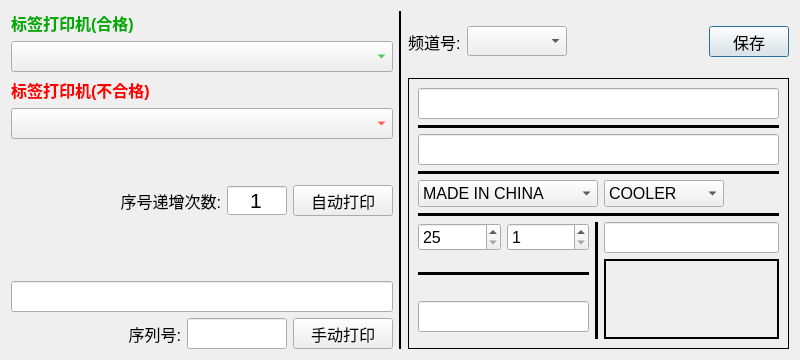
<?xml version="1.0" encoding="UTF-8"?>
<ui version="4.0">
 <class>MForm_PrintSetting</class>
 <widget class="QDialog" name="MForm_PrintSetting">
  <property name="geometry">
   <rect>
    <x>0</x>
    <y>0</y>
    <width>800</width>
    <height>345</height>
   </rect>
  </property>
  <property name="maximumSize">
   <size>
    <width>800</width>
    <height>350</height>
   </size>
  </property>
  <property name="windowTitle">
   <string/>
  </property>
  <layout class="QGridLayout" name="gridLayout_2">
   <item row="2" column="0">
    <widget class="QLabel" name="label_5">
     <property name="font">
      <font>
       <pointsize>12</pointsize>
       <weight>75</weight>
       <bold>true</bold>
      </font>
     </property>
     <property name="styleSheet">
      <string notr="true">color: rgb(255, 0, 0);</string>
     </property>
     <property name="text">
      <string>标签打印机(不合格)</string>
     </property>
    </widget>
   </item>
   <item row="0" column="0">
    <widget class="QLabel" name="label">
     <property name="font">
      <font>
       <pointsize>12</pointsize>
       <weight>75</weight>
       <bold>true</bold>
      </font>
     </property>
     <property name="styleSheet">
      <string notr="true">color: rgb(0, 170, 0);</string>
     </property>
     <property name="text">
      <string>标签打印机(合格)</string>
     </property>
    </widget>
   </item>
   <item row="3" column="0">
    <widget class="QComboBox" name="cbt_print_drive_ng">
     <property name="sizePolicy">
      <sizepolicy hsizetype="Expanding" vsizetype="Preferred">
       <horstretch>0</horstretch>
       <verstretch>0</verstretch>
      </sizepolicy>
     </property>
     <property name="minimumSize">
      <size>
       <width>0</width>
       <height>31</height>
      </size>
     </property>
     <property name="maximumSize">
      <size>
       <width>16777215</width>
       <height>31</height>
      </size>
     </property>
     <property name="font">
      <font>
       <pointsize>12</pointsize>
      </font>
     </property>
     <property name="styleSheet">
      <string notr="true">color: rgb(255, 0, 0);</string>
     </property>
    </widget>
   </item>
   <item row="0" column="1" rowspan="9">
    <widget class="Line" name="line">
     <property name="frameShadow">
      <enum>QFrame::Plain</enum>
     </property>
     <property name="lineWidth">
      <number>2</number>
     </property>
     <property name="orientation">
      <enum>Qt::Vertical</enum>
     </property>
    </widget>
   </item>
   <item row="4" column="0">
    <spacer name="verticalSpacer">
     <property name="orientation">
      <enum>Qt::Vertical</enum>
     </property>
     <property name="sizeType">
      <enum>QSizePolicy::Preferred</enum>
     </property>
     <property name="sizeHint" stdset="0">
      <size>
       <width>20</width>
       <height>40</height>
      </size>
     </property>
    </spacer>
   </item>
   <item row="0" column="2" rowspan="2">
    <layout class="QHBoxLayout" name="horizontalLayout">
     <item>
      <widget class="QLabel" name="label_2">
       <property name="font">
        <font>
         <pointsize>12</pointsize>
        </font>
       </property>
       <property name="text">
        <string>频道号:</string>
       </property>
      </widget>
     </item>
     <item>
      <widget class="QComboBox" name="CBT_Channel">
       <property name="sizePolicy">
        <sizepolicy hsizetype="Preferred" vsizetype="Preferred">
         <horstretch>0</horstretch>
         <verstretch>0</verstretch>
        </sizepolicy>
       </property>
       <property name="minimumSize">
        <size>
         <width>100</width>
         <height>0</height>
        </size>
       </property>
       <property name="maximumSize">
        <size>
         <width>100</width>
         <height>30</height>
        </size>
       </property>
       <property name="sizeIncrement">
        <size>
         <width>0</width>
         <height>0</height>
        </size>
       </property>
       <property name="font">
        <font>
         <pointsize>16</pointsize>
        </font>
       </property>
       <item>
        <property name="text">
         <string/>
        </property>
       </item>
       <item>
        <property name="text">
         <string>1</string>
        </property>
       </item>
       <item>
        <property name="text">
         <string>2</string>
        </property>
       </item>
       <item>
        <property name="text">
         <string>3</string>
        </property>
       </item>
       <item>
        <property name="text">
         <string>4</string>
        </property>
       </item>
       <item>
        <property name="text">
         <string>5</string>
        </property>
       </item>
       <item>
        <property name="text">
         <string>6</string>
        </property>
       </item>
       <item>
        <property name="text">
         <string>7</string>
        </property>
       </item>
       <item>
        <property name="text">
         <string>8</string>
        </property>
       </item>
       <item>
        <property name="text">
         <string>9</string>
        </property>
       </item>
       <item>
        <property name="text">
         <string>10</string>
        </property>
       </item>
       <item>
        <property name="text">
         <string>11</string>
        </property>
       </item>
       <item>
        <property name="text">
         <string>12</string>
        </property>
       </item>
       <item>
        <property name="text">
         <string>13</string>
        </property>
       </item>
       <item>
        <property name="text">
         <string>14</string>
        </property>
       </item>
       <item>
        <property name="text">
         <string>15</string>
        </property>
       </item>
       <item>
        <property name="text">
         <string>16</string>
        </property>
       </item>
       <item>
        <property name="text">
         <string>17</string>
        </property>
       </item>
       <item>
        <property name="text">
         <string>18</string>
        </property>
       </item>
       <item>
        <property name="text">
         <string>19</string>
        </property>
       </item>
       <item>
        <property name="text">
         <string>20</string>
        </property>
       </item>
       <item>
        <property name="text">
         <string>21</string>
        </property>
       </item>
       <item>
        <property name="text">
         <string>22</string>
        </property>
       </item>
       <item>
        <property name="text">
         <string>23</string>
        </property>
       </item>
       <item>
        <property name="text">
         <string>24</string>
        </property>
       </item>
       <item>
        <property name="text">
         <string>25</string>
        </property>
       </item>
       <item>
        <property name="text">
         <string>26</string>
        </property>
       </item>
       <item>
        <property name="text">
         <string>27</string>
        </property>
       </item>
       <item>
        <property name="text">
         <string>28</string>
        </property>
       </item>
       <item>
        <property name="text">
         <string>29</string>
        </property>
       </item>
       <item>
        <property name="text">
         <string>30</string>
        </property>
       </item>
       <item>
        <property name="text">
         <string>31</string>
        </property>
       </item>
       <item>
        <property name="text">
         <string>32</string>
        </property>
       </item>
      </widget>
     </item>
     <item>
      <spacer name="horizontalSpacer">
       <property name="orientation">
        <enum>Qt::Horizontal</enum>
       </property>
       <property name="sizeHint" stdset="0">
        <size>
         <width>40</width>
         <height>20</height>
        </size>
       </property>
      </spacer>
     </item>
     <item>
      <widget class="QPushButton" name="BTN_Save">
       <property name="sizePolicy">
        <sizepolicy hsizetype="Preferred" vsizetype="Preferred">
         <horstretch>0</horstretch>
         <verstretch>0</verstretch>
        </sizepolicy>
       </property>
       <property name="minimumSize">
        <size>
         <width>60</width>
         <height>31</height>
        </size>
       </property>
       <property name="maximumSize">
        <size>
         <width>16777215</width>
         <height>31</height>
        </size>
       </property>
       <property name="font">
        <font>
         <pointsize>12</pointsize>
        </font>
       </property>
       <property name="text">
        <string>保存</string>
       </property>
      </widget>
     </item>
    </layout>
   </item>
   <item row="1" column="0">
    <widget class="QComboBox" name="cbt_print_drive">
     <property name="sizePolicy">
      <sizepolicy hsizetype="Expanding" vsizetype="Preferred">
       <horstretch>0</horstretch>
       <verstretch>0</verstretch>
      </sizepolicy>
     </property>
     <property name="minimumSize">
      <size>
       <width>0</width>
       <height>31</height>
      </size>
     </property>
     <property name="maximumSize">
      <size>
       <width>16777215</width>
       <height>31</height>
      </size>
     </property>
     <property name="font">
      <font>
       <pointsize>12</pointsize>
      </font>
     </property>
     <property name="styleSheet">
      <string notr="true">color: rgb(0, 170, 0);</string>
     </property>
    </widget>
   </item>
   <item row="6" column="0">
    <spacer name="verticalSpacer_2">
     <property name="orientation">
      <enum>Qt::Vertical</enum>
     </property>
     <property name="sizeHint" stdset="0">
      <size>
       <width>20</width>
       <height>40</height>
      </size>
     </property>
    </spacer>
   </item>
   <item row="2" column="2" rowspan="7">
    <widget class="QFrame" name="frame">
     <property name="frameShape">
      <enum>QFrame::Box</enum>
     </property>
     <property name="frameShadow">
      <enum>QFrame::Plain</enum>
     </property>
     <layout class="QGridLayout" name="gridLayout">
      <item row="0" column="0" colspan="4">
       <widget class="QLineEdit" name="LE_TitleNumber">
        <property name="sizePolicy">
         <sizepolicy hsizetype="Preferred" vsizetype="Preferred">
          <horstretch>0</horstretch>
          <verstretch>0</verstretch>
         </sizepolicy>
        </property>
        <property name="minimumSize">
         <size>
          <width>0</width>
          <height>31</height>
         </size>
        </property>
        <property name="maximumSize">
         <size>
          <width>16777215</width>
          <height>31</height>
         </size>
        </property>
        <property name="font">
         <font>
          <family>Arial</family>
          <pointsize>12</pointsize>
         </font>
        </property>
        <property name="maxLength">
         <number>50</number>
        </property>
        <property name="alignment">
         <set>Qt::AlignCenter</set>
        </property>
        <property name="placeholderText">
         <string/>
        </property>
       </widget>
      </item>
      <item row="4" column="3">
       <widget class="QComboBox" name="CBX_Mode">
        <property name="minimumSize">
         <size>
          <width>120</width>
          <height>0</height>
         </size>
        </property>
        <property name="maximumSize">
         <size>
          <width>120</width>
          <height>16777215</height>
         </size>
        </property>
        <property name="font">
         <font>
          <family>Arial</family>
          <pointsize>12</pointsize>
         </font>
        </property>
        <item>
         <property name="text">
          <string>COOLER</string>
         </property>
        </item>
        <item>
         <property name="text">
          <string>HEATER</string>
         </property>
        </item>
       </widget>
      </item>
      <item row="6" column="2" rowspan="3">
       <widget class="Line" name="line_3">
        <property name="frameShadow">
         <enum>QFrame::Plain</enum>
        </property>
        <property name="lineWidth">
         <number>5</number>
        </property>
        <property name="orientation">
         <enum>Qt::Vertical</enum>
        </property>
       </widget>
      </item>
      <item row="4" column="0" colspan="3">
       <widget class="QComboBox" name="CBX_Location">
        <property name="minimumSize">
         <size>
          <width>180</width>
          <height>0</height>
         </size>
        </property>
        <property name="maximumSize">
         <size>
          <width>180</width>
          <height>16777215</height>
         </size>
        </property>
        <property name="font">
         <font>
          <family>Arial</family>
          <pointsize>12</pointsize>
         </font>
        </property>
        <item>
         <property name="text">
          <string>MADE IN CHINA</string>
         </property>
        </item>
        <item>
         <property name="text">
          <string>MADE IN Mexico</string>
         </property>
        </item>
       </widget>
      </item>
      <item row="3" column="0" colspan="4">
       <widget class="Line" name="line_4">
        <property name="frameShadow">
         <enum>QFrame::Plain</enum>
        </property>
        <property name="lineWidth">
         <number>5</number>
        </property>
        <property name="orientation">
         <enum>Qt::Horizontal</enum>
        </property>
       </widget>
      </item>
      <item row="7" column="0" colspan="2">
       <widget class="Line" name="line_5">
        <property name="frameShadow">
         <enum>QFrame::Plain</enum>
        </property>
        <property name="lineWidth">
         <number>5</number>
        </property>
        <property name="orientation">
         <enum>Qt::Horizontal</enum>
        </property>
       </widget>
      </item>
      <item row="7" column="3" rowspan="2">
       <widget class="QFrame" name="frame_2">
        <property name="sizePolicy">
         <sizepolicy hsizetype="Expanding" vsizetype="Preferred">
          <horstretch>0</horstretch>
          <verstretch>0</verstretch>
         </sizepolicy>
        </property>
        <property name="minimumSize">
         <size>
          <width>100</width>
          <height>80</height>
         </size>
        </property>
        <property name="frameShape">
         <enum>QFrame::Box</enum>
        </property>
        <property name="frameShadow">
         <enum>QFrame::Plain</enum>
        </property>
        <property name="lineWidth">
         <number>2</number>
        </property>
       </widget>
      </item>
      <item row="2" column="0" colspan="4">
       <widget class="QLineEdit" name="LE_TitleName">
        <property name="sizePolicy">
         <sizepolicy hsizetype="Preferred" vsizetype="Preferred">
          <horstretch>0</horstretch>
          <verstretch>0</verstretch>
         </sizepolicy>
        </property>
        <property name="minimumSize">
         <size>
          <width>0</width>
          <height>31</height>
         </size>
        </property>
        <property name="maximumSize">
         <size>
          <width>16777215</width>
          <height>31</height>
         </size>
        </property>
        <property name="font">
         <font>
          <family>Arial</family>
          <pointsize>12</pointsize>
         </font>
        </property>
        <property name="maxLength">
         <number>50</number>
        </property>
        <property name="alignment">
         <set>Qt::AlignCenter</set>
        </property>
        <property name="placeholderText">
         <string/>
        </property>
       </widget>
      </item>
      <item row="6" column="1">
       <widget class="QSpinBox" name="sbox_days">
        <property name="font">
         <font>
          <family>Arial</family>
          <pointsize>12</pointsize>
         </font>
        </property>
        <property name="minimum">
         <number>1</number>
        </property>
        <property name="maximum">
         <number>365</number>
        </property>
        <property name="value">
         <number>1</number>
        </property>
       </widget>
      </item>
      <item row="1" column="0" colspan="4">
       <widget class="Line" name="line_2">
        <property name="frameShadow">
         <enum>QFrame::Plain</enum>
        </property>
        <property name="lineWidth">
         <number>5</number>
        </property>
        <property name="orientation">
         <enum>Qt::Horizontal</enum>
        </property>
       </widget>
      </item>
      <item row="5" column="0" colspan="4">
       <widget class="Line" name="line_6">
        <property name="frameShadow">
         <enum>QFrame::Plain</enum>
        </property>
        <property name="lineWidth">
         <number>5</number>
        </property>
        <property name="orientation">
         <enum>Qt::Horizontal</enum>
        </property>
       </widget>
      </item>
      <item row="6" column="3">
       <widget class="QLineEdit" name="LE_Leak_value">
        <property name="sizePolicy">
         <sizepolicy hsizetype="Preferred" vsizetype="Preferred">
          <horstretch>0</horstretch>
          <verstretch>0</verstretch>
         </sizepolicy>
        </property>
        <property name="minimumSize">
         <size>
          <width>0</width>
          <height>31</height>
         </size>
        </property>
        <property name="maximumSize">
         <size>
          <width>16777215</width>
          <height>31</height>
         </size>
        </property>
        <property name="font">
         <font>
          <family>Arial</family>
          <pointsize>12</pointsize>
         </font>
        </property>
        <property name="text">
         <string/>
        </property>
        <property name="maxLength">
         <number>50</number>
        </property>
        <property name="alignment">
         <set>Qt::AlignCenter</set>
        </property>
        <property name="placeholderText">
         <string/>
        </property>
       </widget>
      </item>
      <item row="8" column="0" colspan="2">
       <widget class="QLineEdit" name="LE_Number">
        <property name="sizePolicy">
         <sizepolicy hsizetype="Preferred" vsizetype="Preferred">
          <horstretch>0</horstretch>
          <verstretch>0</verstretch>
         </sizepolicy>
        </property>
        <property name="minimumSize">
         <size>
          <width>0</width>
          <height>31</height>
         </size>
        </property>
        <property name="maximumSize">
         <size>
          <width>16777215</width>
          <height>31</height>
         </size>
        </property>
        <property name="font">
         <font>
          <family>Arial</family>
          <pointsize>12</pointsize>
         </font>
        </property>
        <property name="text">
         <string/>
        </property>
        <property name="maxLength">
         <number>6</number>
        </property>
        <property name="alignment">
         <set>Qt::AlignCenter</set>
        </property>
        <property name="placeholderText">
         <string/>
        </property>
       </widget>
      </item>
      <item row="6" column="0">
       <widget class="QSpinBox" name="sbox_year">
        <property name="font">
         <font>
          <family>Arial</family>
          <pointsize>12</pointsize>
         </font>
        </property>
        <property name="minimum">
         <number>25</number>
        </property>
       </widget>
      </item>
     </layout>
    </widget>
   </item>
   <item row="5" column="0">
    <layout class="QHBoxLayout" name="horizontalLayout_2">
     <item>
      <widget class="QLabel" name="label_4">
       <property name="minimumSize">
        <size>
         <width>100</width>
         <height>0</height>
        </size>
       </property>
       <property name="maximumSize">
        <size>
         <width>16777215</width>
         <height>16777215</height>
        </size>
       </property>
       <property name="font">
        <font>
         <pointsize>12</pointsize>
        </font>
       </property>
       <property name="text">
        <string>序号递增次数:</string>
       </property>
       <property name="alignment">
        <set>Qt::AlignRight|Qt::AlignTrailing|Qt::AlignVCenter</set>
       </property>
       <property name="wordWrap">
        <bool>true</bool>
       </property>
      </widget>
     </item>
     <item>
      <widget class="QSpinBox" name="SPB_PrinteCount">
       <property name="sizePolicy">
        <sizepolicy hsizetype="Preferred" vsizetype="Preferred">
         <horstretch>0</horstretch>
         <verstretch>0</verstretch>
        </sizepolicy>
       </property>
       <property name="minimumSize">
        <size>
         <width>60</width>
         <height>31</height>
        </size>
       </property>
       <property name="maximumSize">
        <size>
         <width>60</width>
         <height>31</height>
        </size>
       </property>
       <property name="font">
        <font>
         <pointsize>16</pointsize>
        </font>
       </property>
       <property name="alignment">
        <set>Qt::AlignCenter</set>
       </property>
       <property name="buttonSymbols">
        <enum>QAbstractSpinBox::NoButtons</enum>
       </property>
       <property name="minimum">
        <number>1</number>
       </property>
       <property name="maximum">
        <number>20</number>
       </property>
      </widget>
     </item>
     <item>
      <widget class="QPushButton" name="BTN_autoPrint">
       <property name="sizePolicy">
        <sizepolicy hsizetype="Preferred" vsizetype="Preferred">
         <horstretch>0</horstretch>
         <verstretch>0</verstretch>
        </sizepolicy>
       </property>
       <property name="minimumSize">
        <size>
         <width>100</width>
         <height>31</height>
        </size>
       </property>
       <property name="maximumSize">
        <size>
         <width>100</width>
         <height>31</height>
        </size>
       </property>
       <property name="font">
        <font>
         <pointsize>12</pointsize>
        </font>
       </property>
       <property name="text">
        <string>自动打印</string>
       </property>
      </widget>
     </item>
    </layout>
   </item>
   <item row="8" column="0">
    <layout class="QHBoxLayout" name="horizontalLayout_3">
     <item>
      <widget class="QLabel" name="label_3">
       <property name="minimumSize">
        <size>
         <width>100</width>
         <height>0</height>
        </size>
       </property>
       <property name="maximumSize">
        <size>
         <width>16777215</width>
         <height>16777215</height>
        </size>
       </property>
       <property name="font">
        <font>
         <pointsize>12</pointsize>
        </font>
       </property>
       <property name="text">
        <string>序列号:</string>
       </property>
       <property name="alignment">
        <set>Qt::AlignRight|Qt::AlignTrailing|Qt::AlignVCenter</set>
       </property>
      </widget>
     </item>
     <item>
      <widget class="QLineEdit" name="LE_HandNumber">
       <property name="sizePolicy">
        <sizepolicy hsizetype="Preferred" vsizetype="Preferred">
         <horstretch>0</horstretch>
         <verstretch>0</verstretch>
        </sizepolicy>
       </property>
       <property name="minimumSize">
        <size>
         <width>0</width>
         <height>31</height>
        </size>
       </property>
       <property name="maximumSize">
        <size>
         <width>100</width>
         <height>31</height>
        </size>
       </property>
       <property name="font">
        <font>
         <family>Arial</family>
         <pointsize>16</pointsize>
        </font>
       </property>
       <property name="maxLength">
        <number>6</number>
       </property>
       <property name="alignment">
        <set>Qt::AlignCenter</set>
       </property>
      </widget>
     </item>
     <item>
      <widget class="QPushButton" name="BTN_HandPrinte">
       <property name="sizePolicy">
        <sizepolicy hsizetype="Preferred" vsizetype="Preferred">
         <horstretch>0</horstretch>
         <verstretch>0</verstretch>
        </sizepolicy>
       </property>
       <property name="minimumSize">
        <size>
         <width>100</width>
         <height>31</height>
        </size>
       </property>
       <property name="maximumSize">
        <size>
         <width>100</width>
         <height>31</height>
        </size>
       </property>
       <property name="font">
        <font>
         <pointsize>12</pointsize>
        </font>
       </property>
       <property name="text">
        <string>手动打印</string>
       </property>
      </widget>
     </item>
    </layout>
   </item>
   <item row="7" column="0">
    <widget class="QLineEdit" name="LE_Date">
     <property name="sizePolicy">
      <sizepolicy hsizetype="Preferred" vsizetype="Preferred">
       <horstretch>0</horstretch>
       <verstretch>0</verstretch>
      </sizepolicy>
     </property>
     <property name="minimumSize">
      <size>
       <width>0</width>
       <height>31</height>
      </size>
     </property>
     <property name="maximumSize">
      <size>
       <width>16777215</width>
       <height>31</height>
      </size>
     </property>
     <property name="font">
      <font>
       <family>Arial</family>
       <pointsize>12</pointsize>
      </font>
     </property>
     <property name="text">
      <string/>
     </property>
     <property name="maxLength">
      <number>50</number>
     </property>
     <property name="alignment">
      <set>Qt::AlignCenter</set>
     </property>
     <property name="placeholderText">
      <string/>
     </property>
    </widget>
   </item>
  </layout>
 </widget>
 <resources/>
 <connections/>
</ui>
